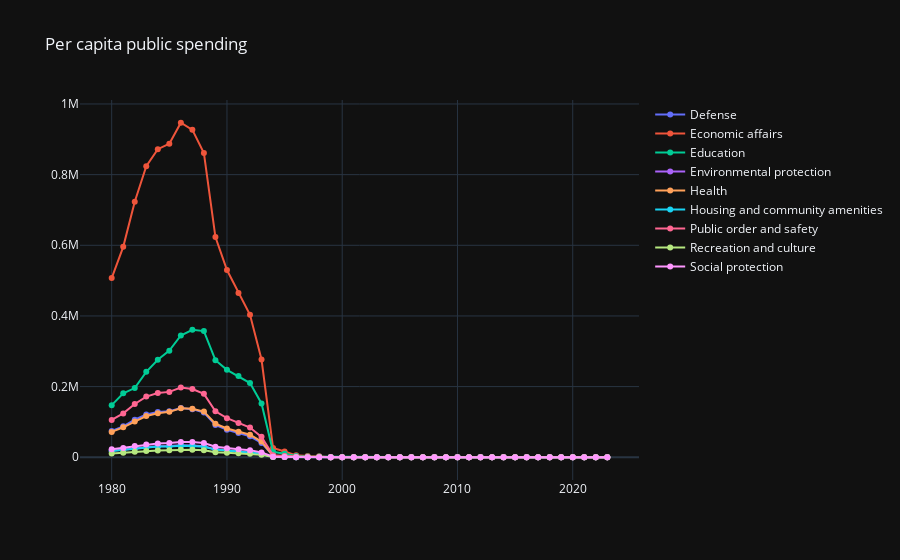

The code cell stored with this chart in its notebook:
### Code cell
fig = go.Figure()

for _, group in a.groupby('shortname'):
    data = group.merge(total_pop, how='inner', on='year', suffixes=('', '_pop')).merge(fx, how='inner', on='year')
    data['per_capita_local'] = data['value'] / data['value_pop']
    data['per_capita_usd'] = data['per_capita_local'] / data['local_currency_per_usd']

    name = data['shortname'].unique()[0]
    fig.add_trace(
        go.Scatter(
            x=data['year'],
            y=data['per_capita_usd'],
            name=name,
            mode='lines+markers'
        )
    )

fig.update_layout(
    title='Per capita public spending'
)

fig.show()
